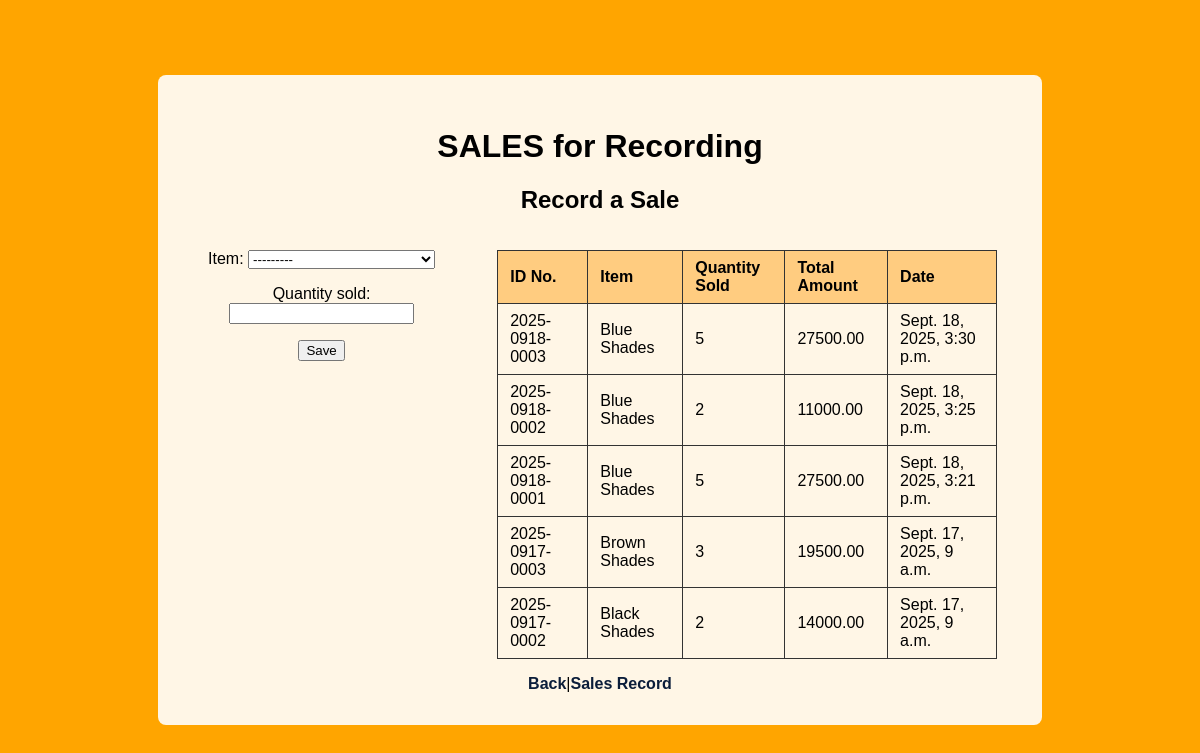
The app's page /recsite/sales/new/ (signed in) with its own data.
### main_g/models.py (models this page shows, shortened)
class SalesRecord(models.Model):
    user = models.ForeignKey(User, on_delete=models.CASCADE)
    sale_id = models.CharField(max_length=20, unique=True, blank=True)
    item = models.ForeignKey(InventoryList, on_delete=models.CASCADE)
    quantity_sold = models.PositiveIntegerField()
    sale_date = models.DateTimeField(auto_now_add=True)
    def total_sale_amount(self):
        return self.item.price * self.quantity_sold

class InventoryList(models.Model):
    user = models.ForeignKey(User, on_delete=models.CASCADE)
    name = models.CharField(max_length=200)
    price = models.DecimalField(max_digits=10, decimal_places=2)
    quantity = models.PositiveIntegerField(default=0)
    def __str__(self):
        return f"{self.name}, {self.price}, {self.quantity}"

### main_g/views.py (the view, shortened to what this page needs)
# urls.py: path("sales/new/", views.CreateSalesView.as_view(), name="sale_create"),
class CreateSalesView(CreateView, ListView):
    model = SalesRecord
    form_class = SalesRecordForm
    template_name = "main_g/create_sales.html"
    success_url = reverse_lazy("sale_create")
    context_object_name = "sales"
    def get_queryset(self):
       return SalesRecord.objects.filter(user=self.request.user).order_by('-sale_date')[:5]
    def get_form_kwargs(self):
        kwargs = super().get_form_kwargs()
        kwargs["user"] = self.request.user
        return kwargs

### main_g/forms.py (shortened to what this page needs)
class SalesRecordForm(forms.ModelForm):
    class Meta:
        model = SalesRecord
        fields = ['item', 'quantity_sold']
    def __init__(self, *args, **kwargs):
        user = kwargs.pop("user")
        super().__init__(*args, **kwargs)
        self.fields["item"].queryset = InventoryList.objects.filter(user=user)

### main_g/templates/main_g/create_sales.html (shortened to what this page needs)
{% extends "main_g/inv_list.html" %}
{% block content %}
<h1>SALES for Recording</h1>
<h2>Record a Sale</h2>
<div class="sales-container">
    <div class="form-section">
        <form method="post">
            {{ form.as_p }}
            <button type="submit">Save</button>
        </form>
    </div>
    <div class="table-section">
        <table>
            <tr>
                <th>ID No.</th>
                <th>Item</th>
                <th>Quantity Sold</th>
                <th>Total Amount</th>
                <th>Date</th>
            </tr>
            {% if sales %}
                {% for sale in sales %}
                    <tr>
                        <td>{{ sale.sale_id }}</td>
                        <td>{{ sale.item.name }}</td>
                        <td>{{ sale.quantity_sold }}</td>
                        <td>{{ sale.total_sale_amount }}</td>
                        <td>{{ sale.sale_date }}</td>
                    </tr>
                {% empty %}
                    <tr><td colspan="5">No Items found</td></tr>
                {% endfor %}
            {% endif %}
        </table>
    </div>
</div>
<a href="/">Back</a>|<a href="/recsite/sales">Sales Record</a>
{% endblock %}

### main_g/templates/main_g/inv_list.html (style rules this page uses)
body { background-color: orange; margin: 0; font-family: Arial, sans-serif; display: flex; justify-content: center; align-items: center; min-height: 100vh; }
table { margin: 1rem auto; border-collapse: collapse; width: 100%; max-width: 500px; }
th, td { border: 1px solid #333; padding: 8px 12px; }
th { background-color: #ffcc80; }
a { color: #0b1d3a; text-decoration: none; font-weight: bold; }

### main_g/templates/main_g/create_sales.html (style rules this page uses)
.sales-container { display: flex; gap: 2rem; align-items: flex-start; flex-wrap: wrap; }
.form-section, .table-section { flex: 1 1 100%; }
@media (min-width: 768px) { .form-section { flex: 1; } }
@media (min-width: 768px) { .table-section { flex: 2; } }
.table-section { overflow-x: auto; }
table { border-collapse: collapse; width: 100%; }
th, td { border: 1px solid #333; padding: 8px 12px; text-align: left; }
th { background-color: #ffcc80; }

### records on screen
SalesRecord: sale_id "2025-0918-0003", item.name "Blue Shades", quantity_sold "5", total_sale_amount "27500.00", sale_date "Sept. 18, 2025, 3:30 p.m."
SalesRecord: sale_id "2025-0918-0002", item.name "Blue Shades", quantity_sold "2", total_sale_amount "11000.00", sale_date "Sept. 18, 2025, 3:25 p.m."
SalesRecord: sale_id "2025-0918-0001", item.name "Blue Shades", quantity_sold "5", total_sale_amount "27500.00", sale_date "Sept. 18, 2025, 3:21 p.m."
SalesRecord: sale_id "2025-0917-0003", item.name "Brown Shades", quantity_sold "3", total_sale_amount "19500.00", sale_date "Sept. 17, 2025, 9 a.m."
SalesRecord: sale_id "2025-0917-0002", item.name "Black Shades", quantity_sold "2", total_sale_amount "14000.00", sale_date "Sept. 17, 2025, 9 a.m."
